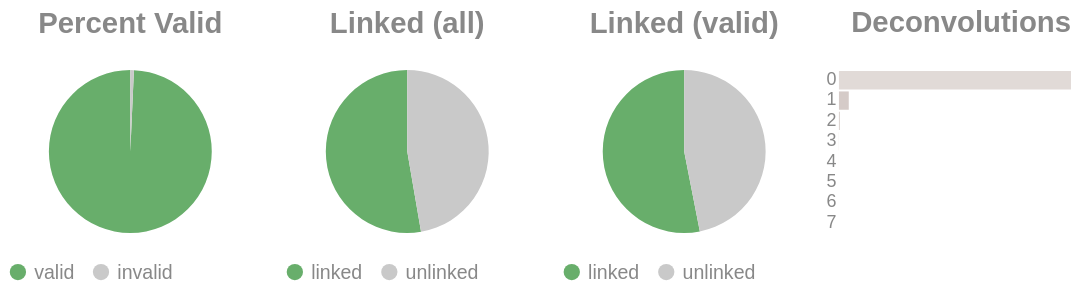

Here is the notebook cell this chart was saved with:
### Code cell
if SKIPLR:
    pass
else:
    clash = Counter()
    for i in valids['molecule'].to_list():
        _mol = i.split("-")
        if len(_mol) == 1:
            clash.update('0')
        else:
            clash.update(_mol[-1])

    _d = {"deconvolutions": [], 'count': []}
    for k,v in clash.items():
        _d['deconvolutions'].append(k)
        _d['count'].append(v)

    tot_valid = valids['reads'].sum()
    mask = valids['reads'] >= 2
    n_linked_reads = valids.filter(mask)['reads'].sum()
    if n_linked_reads == 0:
        print_html("No linked molecules (>=2 reads) were detected; skipping linked-only distributions.")
        SKIPLR = True
    else:
        perc_valid = round(tot_valid / n_reads, 4)
        linked_perc_abs = round(n_linked_reads / n_reads, 4)
        linked_perc = round(n_linked_reads / tot_valid, 4)

    _valid = pl.DataFrame({"valids": ['valid', 'invalid'], "count": [tot_valid, n_reads - tot_valid]})
    _linked_abs = pl.DataFrame({"linked (absolute)": ['linked', 'unlinked'], "count": [n_linked_reads, n_reads - n_linked_reads]})
    _linked_rel = pl.DataFrame({"linked (valids)": ['linked', 'unlinked'], "count": [n_linked_reads, tot_valid - n_linked_reads]})

    (
        alt.hconcat(
            piechart(_valid, goodval = 'valid', title = "Percent Valid"),
            piechart(_linked_abs, goodval = "linked", title =  "Linked (all)"),
            piechart(_linked_rel, goodval = "linked", title =  "Linked (valid)"),
            convolutionbar(pl.DataFrame(_d), title = "Deconvolutions"),
            center = True,
            bounds = 'flush'
        )
        .resolve_scale(color='independent')
        .resolve_legend('independent')
        .properties(usermeta={'embedOptions': {"actions": False}})
    ).display()

### Figure 1 — Vega-Lite specification as saved in the notebook (floating-point values rounded to 4 significant figures)
{"width": "container", "height": 400, "config": {"title": {"anchor": "start", "dy": -15, "fontSize": 18, "color": "#888888", "subtitleColor": "#888888", "subtitleFontSize": 14}, "arc": {"fill": "#0072B2"}, "axis": {"domainColor": "#888888", "domainWidth": 0.5, "gridWidth": 0.2, "grid": false, "titleFontWeight": 400, "titleFontSize": 15, "labelFontSize": 11, "labelColor": "#888888", "tickColor": "#888888", "tickWidth": 0.2, "titleColor": "#888888"}, "axisBand": {"grid": false}, "axisX": {"grid": true, "tickSize": 10, "domainCap": "round"}, "axisY": {"domain": false, "grid": true, "tickSize": 0, "domainCap": "round"}, "background": "transparent", "header": {"labelFontSize": 15, "labelColor": "#888888", "titleFontSize": 15, "titleFontWeight": 600, "titleColor": "#888888"}, "legend": {"labelFont": "sans-serif", "labelFontSize": 12, "labelColor": "#888888", "symbolSize": 100, "symbolType": "circle", "titleFontSize": 12, "titlePadding": 10, "titleColor": "#888888", "title": null}, "range": {"category": ["#E69F00", "#56B4E9", "#009E73", "#F0E442", "#0072B2", "#D55E00", "#CC79A7", "#000000"], "diverging": ["#cfe8f3", "#a2d4ec", "#73bfe2", "#46abdb", "#1696d2", "#12719e"]}, "area": {"fill": "#0072B2", "fillOpacity": 0.7, "line": true, "strokeOpacity": 0.7}, "line": {"color": "#0072B2", "stroke": "#0072B2", "strokeWidth": 2}, "trail": {"color": "#0072B2", "stroke": "#0072B2", "strokeWidth": 0, "size": 1}, "point": {"filled": true, "fillOpacity": 1.0, "size": 95}, "text": {"color": "#888888", "fontSize": 11, "align": "right", "fontWeight": 400, "size": 11}, "bar": {"fill": "#0072B2", "stroke": null}, "view": {"stroke": null, "continuousWidth": 660, "continuousHeight": 400}}, "hconcat": [{"data": {"name": "data-c0bee5ed473bb0d7a134e1d236ffa2d7"}, "mark": {"type": "arc"}, "encoding": {"color": {"field": "valids", "legend": {"orient": "bottom", "title": null}, "scale": {"domain": ["valid", "invalid"], "range": ["#68ae6b", "#C9C9C9"]}, "title": "Valids", "type": "nominal"}, "theta": {"field": "count", "type": "quantitative"}, "tooltip": [{"field": "valids", "title": "Valids", "type": "ordinal"}, {"field": "percent", "format": ".2%", "title": "Percent", "type": "quantitative"}, {"field": "count", "title": "Count", "type": "quantitative"}]}, "height": 100, "title": {"text": "Percent Valid", "align": "center", "anchor": "middle"}, "transform": [{"calculate": "datum.count / 8381341", "as": "percent"}], "width": 150}, {"data": {"name": "data-87ddb8716b8c213edc7e3f4fc532b236"}, "mark": {"type": "arc"}, "encoding": {"color": {"field": "linked (absolute)", "legend": {"orient": "bottom", "title": null}, "scale": {"domain": ["linked", "unlinked"], "range": ["#68ae6b", "#C9C9C9"]}, "title": "Linked (Absolute)", "type": "nominal"}, "theta": {"field": "count", "type": "quantitative"}, "tooltip": [{"field": "linked (absolute)", "title": "Linked (Absolute)", "type": "ordinal"}, {"field": "percent", "format": ".2%", "title": "Percent", "type": "quantitative"}, {"field": "count", "title": "Count", "type": "quantitative"}]}, "height": 100, "title": {"text": "Linked (all)", "align": "center", "anchor": "middle"}, "transform": [{"calculate": "datum.count / 8381341", "as": "percent"}], "width": 150}, {"data": {"name": "data-4184d10855a057ef7ca66fa9540e457d"}, "mark": {"type": "arc"}, "encoding": {"color": {"field": "linked (valids)", "legend": {"orient": "bottom", "title": null}, "scale": {"domain": ["linked", "unlinked"], "range": ["#68ae6b", "#C9C9C9"]}, "title": "Linked (Valids)", "type": "nominal"}, "theta": {"field": "count", "type": "quantitative"}, "tooltip": [{"field": "linked (valids)", "title": "Linked (Valids)", "type": "ordinal"}, {"field": "percent", "format": ".2%", "title": "Percent", "type": "quantitative"}, {"field": "count", "title": "Count", "type": "quantitative"}]}, "height": 100, "title": {"text": "Linked (valid)", "align": "center", "anchor": "middle"}, "transform": [{"calculate": "datum.count / 8322250", "as": "percent"}], "width": 150}, {"data": {"name": "data-96300ca6e624d6500b2fa1e76d9d8a1e"}, "mark": {"type": "bar"}, "encoding": {"color": {"field": "deconvolutions", "legend": null, "scale": {"scheme": "lightgreyred"}, "type": "nominal"}, "tooltip": [{"field": "deconvolutions", "title": "Deconvolutions", "type": "ordinal"}, {"field": "percent", "format": ".2%", "title": "Percent", "type": "quantitative"}, {"field": "count", "title": "Count", "type": "quantitative"}], "x": {"axis": null, "field": "count", "type": "quantitative"}, "y": {"field": "deconvolutions", "sort": "ascending", "title": null, "type": "nominal"}}, "height": 100, "title": {"text": "Deconvolutions", "align": "center", "anchor": "middle"}, "transform": [{"calculate": "datum.count / 4964570", "as": "percent"}], "width": 150}], "bounds": "flush", "center": true, "resolve": {"legend": {"angle": "independent"}, "scale": {"color": "independent"}}, "usermeta": {"embedOptions": {"actions": false}}, "$schema": "https://vega.github.io/schema/vega-lite/v6.1.0.json", "datasets": {"data-c0bee5ed473bb0d7a134e1d236ffa2d7": [{"valids": "valid", "count": 8322250}, {"valids": "invalid", "count": 59091}], "data-87ddb8716b8c213edc7e3f4fc532b236": [{"linked (absolute)": "linked", "count": 4417753}, {"linked (absolute)": "unlinked", "count": 3963588}], "data-4184d10855a057ef7ca66fa9540e457d": [{"linked (valids)": "linked", "count": 4417753}, {"linked (valids)": "unlinked", "count": 3904497}], "data-96300ca6e624d6500b2fa1e76d9d8a1e": [{"deconvolutions": "0", "count": 4747686}, {"deconvolutions": "1", "count": 201170}, {"deconvolutions": "2", "count": 14047}, {"deconvolutions": "3", "count": 1432}, {"deconvolutions": "4", "count": 198}, {"deconvolutions": "5", "count": 32}, {"deconvolutions": "6", "count": 4}, {"deconvolutions": "7", "count": 1}]}}
